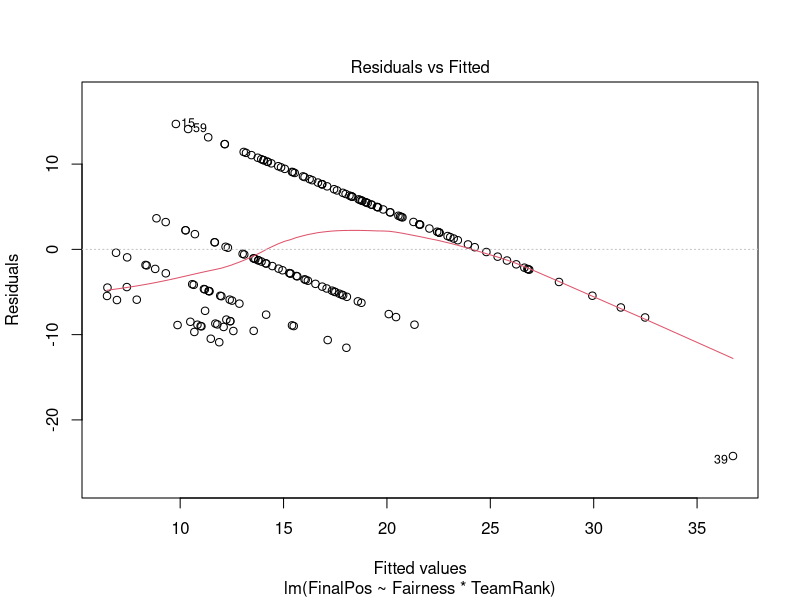
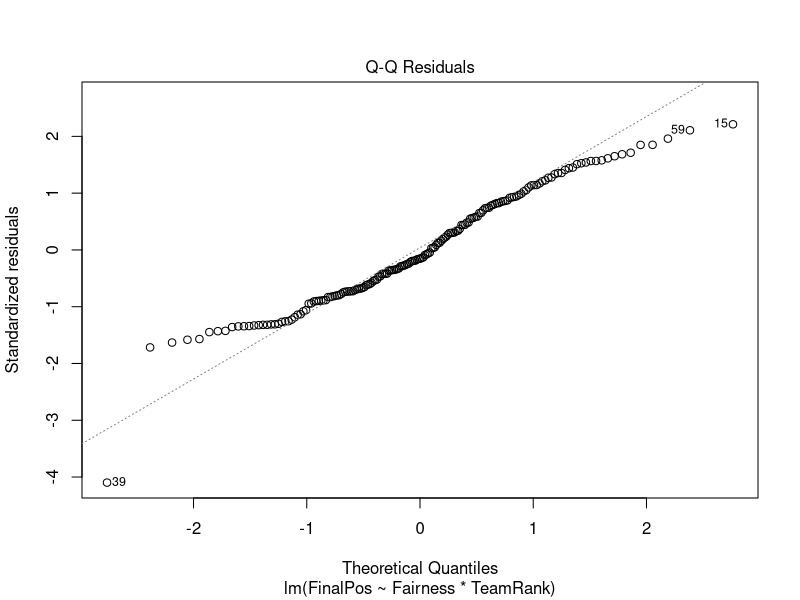
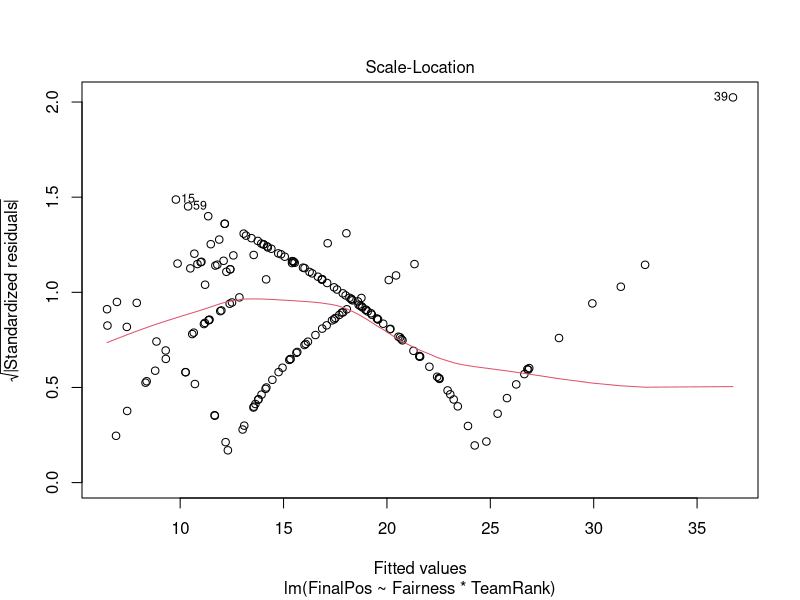
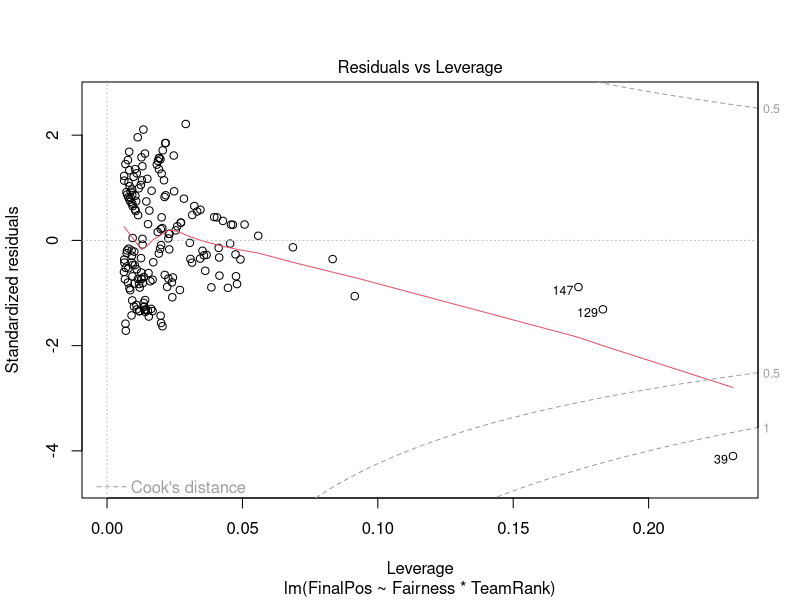
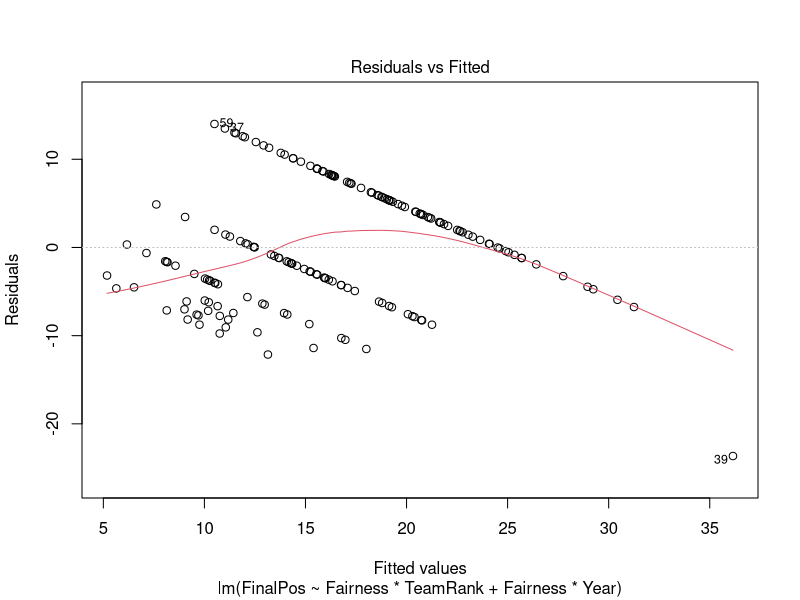
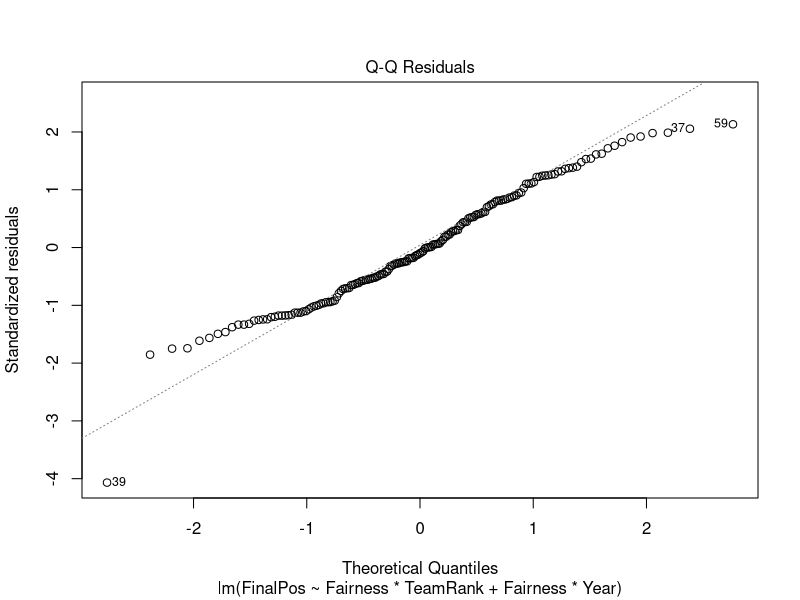
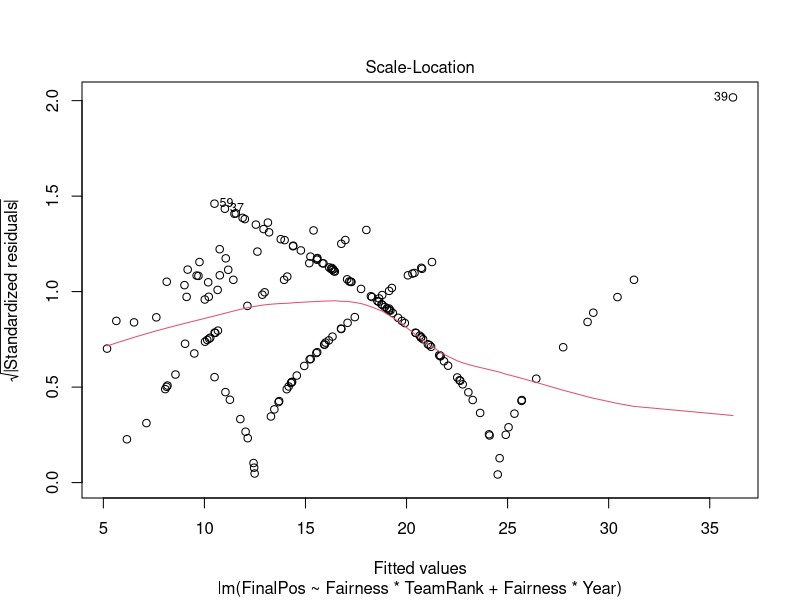
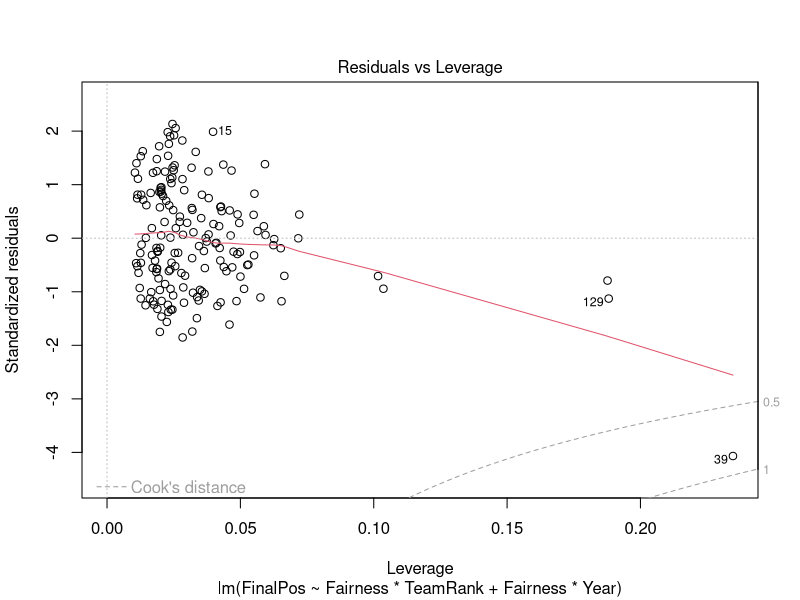

These figures' R source, in order:
data1 <- read.csv("fifa_AllFairnessScore.csv")

set.seed(1)

attach(data1)

#data1$Country = as.factor(data1$Country)

# Defining training set by taking data until 2014.
train1 <- data1[1:176, ]

# Defining testing set by taking remaining 2018 data
test1 <- data1[177:208, ]

# Create a multiple linear regression model based on given response and predictor variables.
multi_model1 <- lm(FinalPos ~ Fairness*TeamRank, data = train1)

# View summary of model.
summary(multi_model1)

# Create a model using backwards step function.
backwards_multi_model <- step(multi_model1, direction = "backward")

# Assign backwards_log_model to log_model2.
multi_model2 <- backwards_multi_model

# Show summary of the improved model.
summary(multi_model2)


# Predict for testing dataset.
fifa_predicted1 <- predict(multi_model1, newdata = test1)

# Fill vector with actual values from testing dataset.
fifa_test1 <- test1[, "FinalPos"]


# Calculate MSE by taking the mean of squared error difference.
MSE <- mean((fifa_predicted1 - fifa_test1) ^ 2)
print(MSE)

# Model to have Fairness & Team Rank Interaction + Fairness & Year
multi_model3 <- lm(FinalPos ~ Fairness*TeamRank + Fairness*Year, data = train1)

# View summary of model.
summary(multi_model3)


#plot(data1$FinalPos~data1$Fairness)
#abline(data1$TeamRank)


# team rank to predict fairness
multi_model4 <- lm(Fairness ~ TeamRank, data = train1)

summary(multi_model4)



## residuals - fairness adjusted for rank, take average per country


# create plots for models
plot(multi_model2)

plot(multi_model3)

plot(multi_model4)


## Scatter plot
## FINAL POS V FAIRNESS, LINE FOR TEAM RANK


# Plot to show Fairness ~ Team Rank w Line of Best Fit for each Year

library(ggplot2)

data2 <- data1

data2$Year <- as.factor(data2$Year)

ggplot(data2) +
  aes(x = Fairness, y = TeamRank, color = Year) +
  geom_point(color = "grey") +
  geom_smooth(method = "lm")


multi_model5 <- lm(FinalPos ~ TeamRank, data = train1)

summary(multi_model5)

# Predict for testing dataset.
finalpos_predict5 <- predict(multi_model5, newdata = test1)

# Fill vector with actual values from testing dataset.
fifa_test5 <- test1[, "FinalPos"]

MSE5 <- mean((finalpos_predict5 - fifa_test5) ^ 2)
print(MSE5)


predTable5 <- cbind(test1, finalpos_predict5)

################################################################

multi_model6 <- lm(FinalPos ~ TeamRank + Fairness, data = train1)

summary(multi_model6)

# Predict for testing dataset.
finalpos_predict6 <- predict(multi_model6, newdata = test1)

# Fill vector with actual values from testing dataset.
fifa_test6 <- test1[, "FinalPos"]

MSE6 <- mean((finalpos_predict6 - fifa_test6) ^ 2)
print(MSE6)


predTable6 <- cbind(test1, finalpos_predict6)



# simulate
